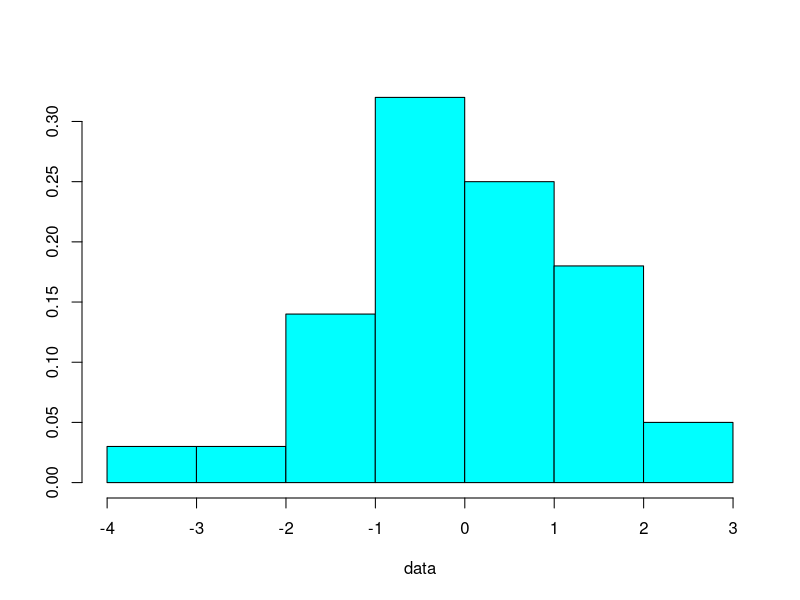
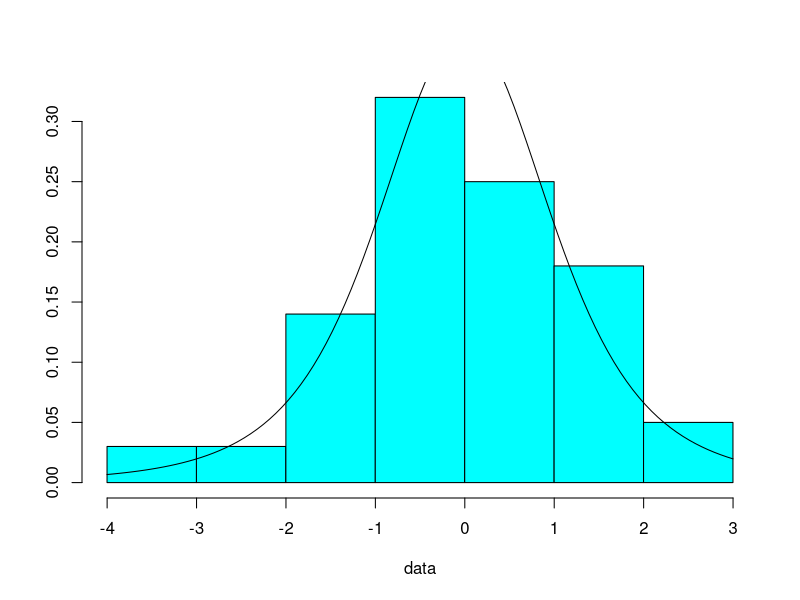
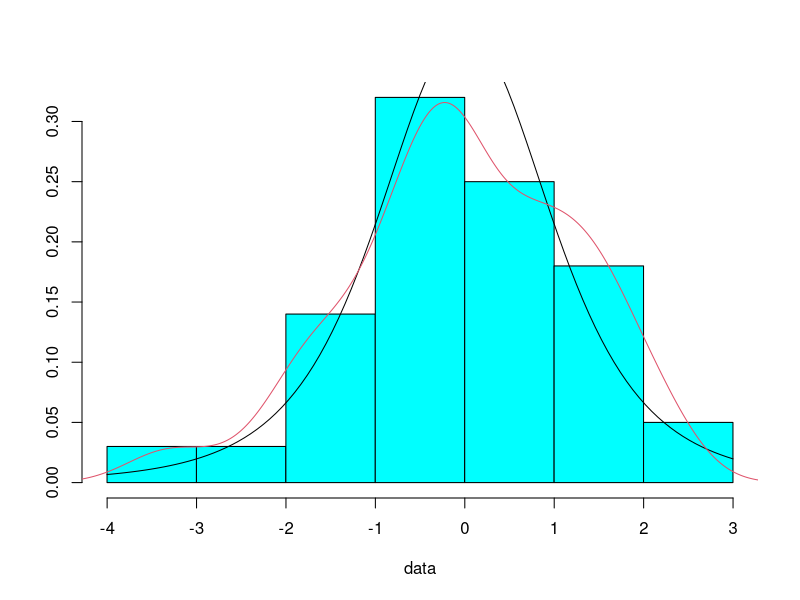
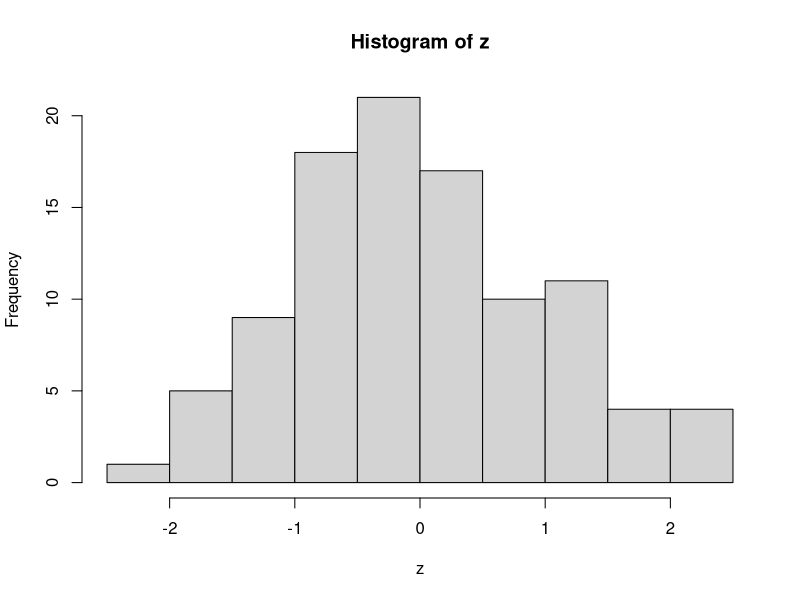
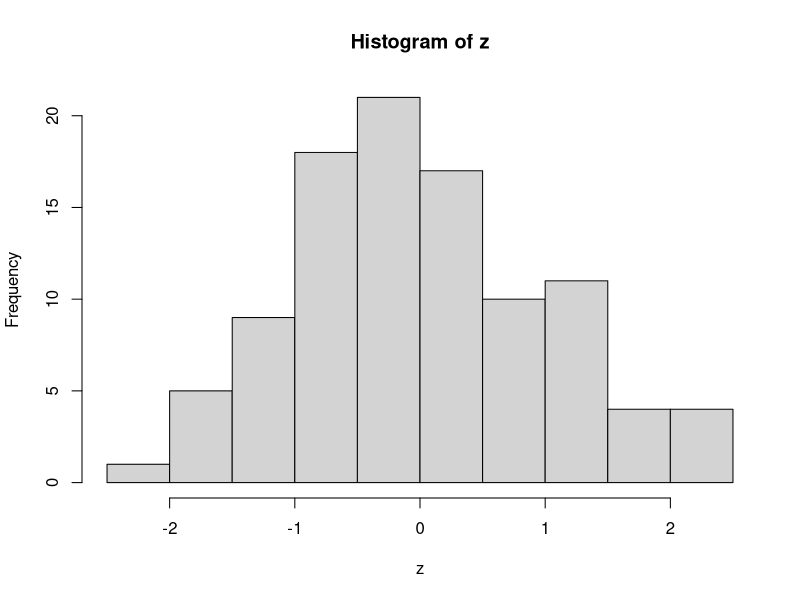
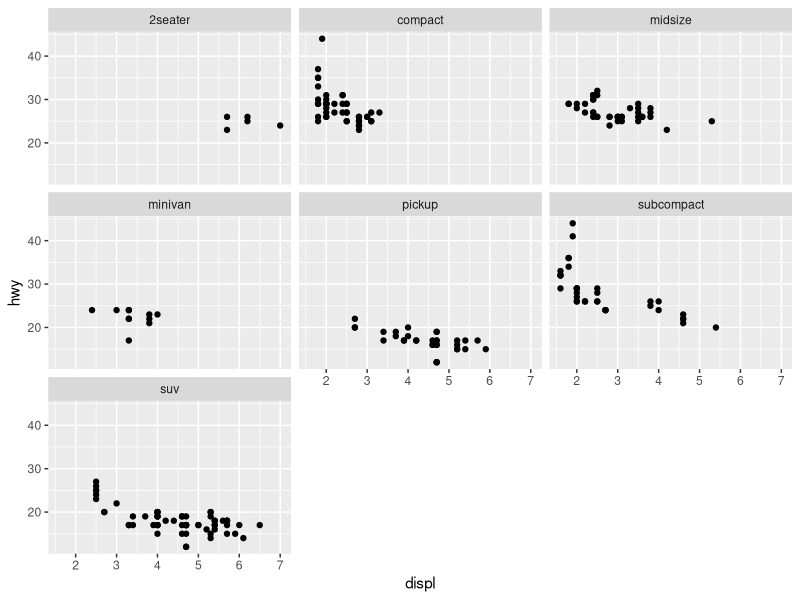
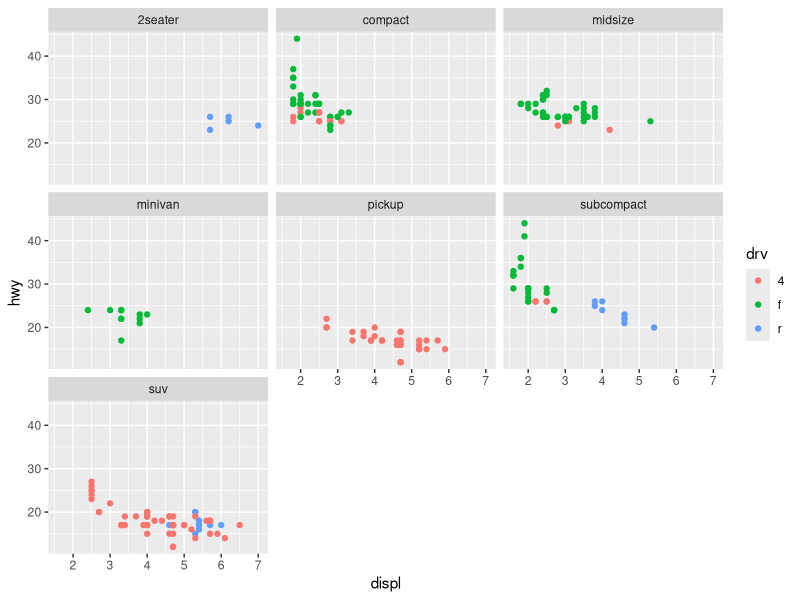

Recreate these plots in R, in order.
## ---- chunk 1
set.seed(02122021)
knitr::opts_chunk$set(echo = TRUE)
knitr::opts_chunk$set(
  fig.path = "README_figs/README-1-"
)
## ---- chunk 2
data <- rt(100, df=4) # random data from df=4 using rt function
MASS::truehist(data) # histogram using MASS::truehist function
## ---- chunk 3
MASS::truehist(data)
curve(dt(x, df=4), add=TRUE) # added density curve (dt)
## ---- chunk 4
MASS::truehist(data)
curve(dt(x, df=4), add=TRUE) # added density curve (dt)
lines(density(data), col=2) # added estimated density curve
## ---- chunk 5
f <- function(x, a, b) {
  (x-a)/b
}
## ---- chunk 6
x <- rnorm(100, 2, 2) # random sample using rnorm
y <- f(x, a = min(x), b = max(x) - min(x))

summary(x) # printing the summary
summary(y) # printing the summary
## ---- chunk 7
z <- f(x, a = mean(x), b = sd(x))
summary(z) # summary
hist(z) # histogram
sd(z) # standard deviation
## ---- chunk 8
x = (x - median(x)) / IQR(x) # subtracting by media, dividing by IQR
z <- f(x, a = mean(x), b = sd(x))
summary(z) # summary
hist(z) # histogram
sd(z) # standard deviation
## ---- chunk 9
# Example 1.14
library(ggplot2)
ggplot(mpg, aes(displ, hwy)) + geom_point() + facet_wrap(~ class)

# Revised plot
ggplot(mpg, aes(displ, hwy)) + geom_point() + facet_wrap(~ class) + aes(displ, hwy, color = drv)
